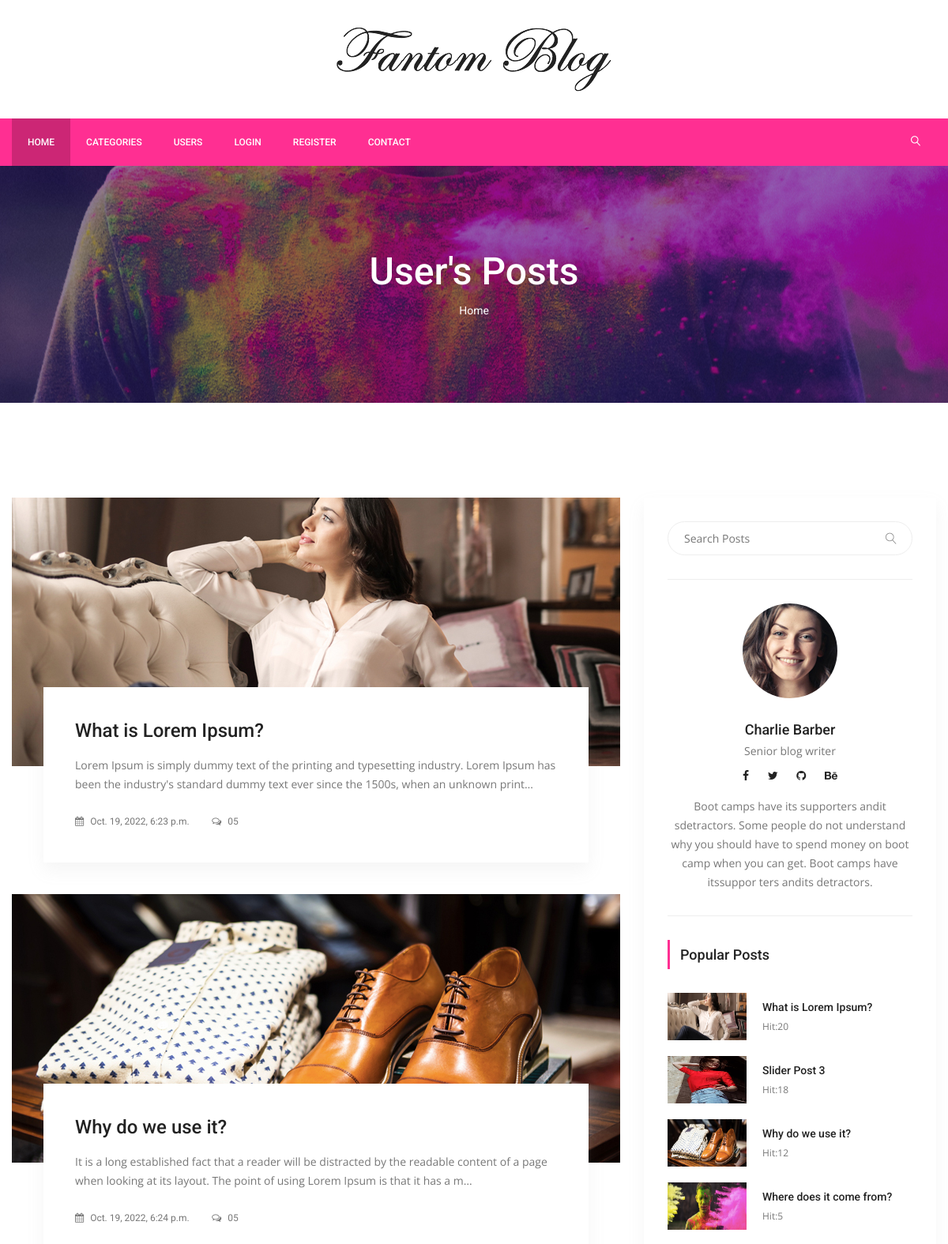
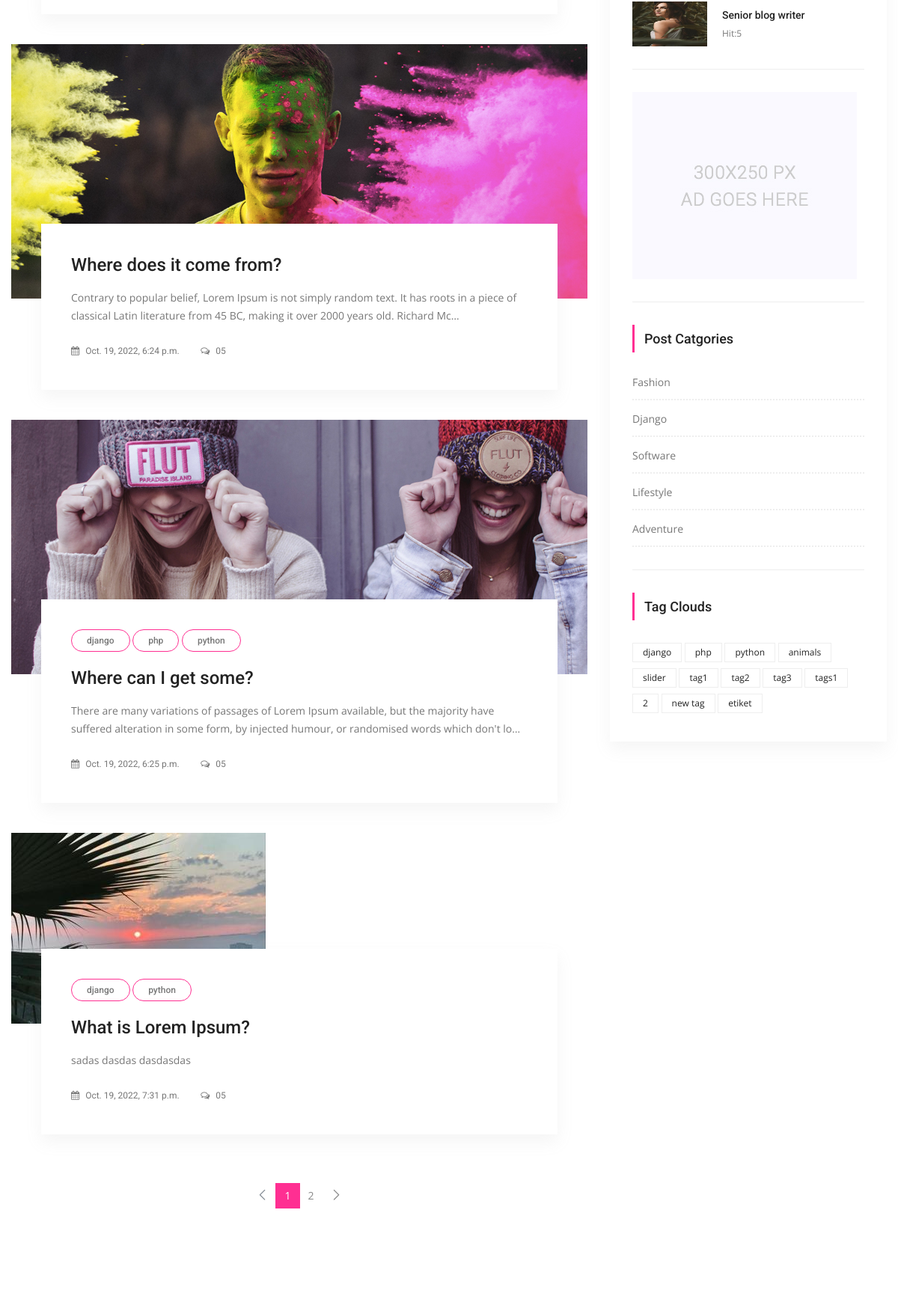
The page /users/1/ (upper part) on the database its author committed (2 pictures, top to bottom).
### posts/models.py (models this page shows, shortened)
class Post(models.Model):
    title = models.CharField(max_length=150)
    content = models.TextField()
    publishing_date = models.DateTimeField(auto_now_add=True)
    image = models.ImageField(blank=True, null=True, upload_to='uploads/',default='uploads/blog-4.jpg')
    user = models.ForeignKey(settings.AUTH_USER_MODEL, on_delete=models.CASCADE, default=1)
    slug = models.SlugField(default="slug",editable=False)
    category = models.ForeignKey(Category,on_delete=models.CASCADE,default=1,related_name ='posts')
    tag = models.ManyToManyField(Tag,related_name="posts",blank=True)
    slider_posts = models.BooleanField(default=False)
    hit = models.PositiveIntegerField(default=0)

class Tag(models.Model):
    title = models.CharField(max_length=50)
    slug = models.SlugField(editable=False)
    def __str__(self):
        return self.title

class Category(models.Model):
    title = models.CharField(max_length=250)
    slug = models.SlugField(editable=False)

### users/views.py (the view)
# urls.py: path('<int:pk>/',UserPostView.as_view(),name='user_posts'),
class UserPostView(ListView):
    template_name = 'users/user-posts.html'
    model = Post
    context_object_name = 'posts'
    paginate_by = 5
    def get_queryset(self):
        return Post.objects.filter(user=self.kwargs['pk'])

### posts/templatetags/custom_tags.py (called while the page is built)
@register.simple_tag(name="categories")
def all_categories():
    return Category.objects.all()

@register.simple_tag(name="tags")
def all_tags():
    return Tag.objects.all()

@register.simple_tag(name="hit_posts")
def hit_posts():
    return Post.objects.order_by('-hit')[:5]

### templates/users/user-posts.html (shortened to what this page needs)
{% extends 'base.html' %}
{% load static %}
{% block content %}
        <section class="banner_area">
            <div class="banner_inner d-flex align-items-center">
            	<div class="overlay bg-parallax" data-stellar-ratio="0.9" data-stellar-vertical-offset="0" data-background=""></div>
				<div class="container">
					<div class="banner_content text-center">
						<h2>User's Posts</h2>
						<div class="page_link">
							<a href="{% url 'index' }">Home</a>
					</div>
				</div>
            </div>
        </section>
        <section class="blog_area p_120">
            <div class="container">
                <div class="row">
                    <div class="col-lg-8">
                        <div class="blog_left_sidebar">
                            {% for post in posts %}
                            <article class="blog_style1">
                            	<div class="blog_img">
                            		<img class="img-fluid" src="{{ post.image.url }}" alt="">
                            	</div>
                            	<div class="blog_text">
									<div class="blog_text_inner">
										{% for tag in post.tag.all %}
										<a class="cat" href="{% url 'tag_detail' slug=tag.slug %}">{{ tag.title }}</a>
										{% endfor %}
										<a href="{% url 'detail' pk=post.id slug=post.slug %}"><h4>{{ post.title}}</h4></a>
										<p>{{ post.content | truncatechars:175 }}</p>
										<div class="date">
											<a href="#"><i class="fa fa-calendar" aria-hidden="true"></i> {{ post.publishing_date }}</a>
											<a href="#"><i class="fa fa-comments-o" aria-hidden="true"></i> 05</a>
										</div>
									</div>
                            	</div>
                            </article>
							{% if is_paginated %}
                            <nav class="blog-pagination justify-content-center d-flex">
		                        <ul class="pagination">
									{% if page_obj.has_previous %}
		                            <li class="page-item">
		                                <a href="?page={{ page_obj.previous_page_number }}" class="page-link" aria-label="Previous">
		                                    <span aria-hidden="true">
		                                        <span class="lnr lnr-chevron-left"></span>
		                                    </span>
		                                </a>
		                            </li>
									{% else %}
									<li class="page-item disabled">
		                                <a href="#" class="page-link" aria-label="Previous">
		                                    <span aria-hidden="true">
		                                        <span class="lnr lnr-chevron-left"></span>
		                                    </span>
		                                </a>
		                            </li>
									{% endif %}
									{% for i in paginator.page_range %}
									{% if page_obj.number == i %}
		                            <li class="page-item active"><a href="#" class="page-link">{{ i }}</a></li>
									{% else %}
		                            <li class="page-item"><a href="?page={{ i }}" class="page-link">{{ i }}</a></li>
									{% endif %}
									{% endfor %}
									{% if page_obj.has_next %}
		                            <li class="page-item">
		                                <a href="?page={{ page_obj.next_page_number }}" class="page-link" aria-label="Next">
		                                    <span aria-hidden="true">
		                                        <span class="lnr lnr-chevron-right"></span>
		                                    </span>
		                                </a>
		                            </li>
									{% endif %}
		                        </ul>
		                    </nav>
							{% endif %}
                        </div>
                    </div>
                   {% include 'right_side.html' %}
                </div>
            </div>
        </section>
      {% endblock %}

### templates/right_side.html (shortened to what this page needs)
{% load static %}
{% load custom_tags %}
<div class="col-lg-4">
                        <div class="blog_right_sidebar">
                            <aside class="single_sidebar_widget search_widget">
                                <form action="{% url 'search' %}" method = "get">
                                <div class="input-group">
                                    <input type="text" class="form-control" placeholder="Search Posts" name="q">
                                    <span class="input-group-btn">
                                        <button class="btn btn-default" type="button"><i class="lnr lnr-magnifier"></i></button>
                                    </span>
                                </div></form>
                                <div class="br"></div>
                            </aside>
                            <aside class="single_sidebar_widget author_widget">
                                <img class="author_img rounded-circle" src="{% static "img/blog/author.png" %}" alt="">
                                <h4>Charlie Barber</h4>
                                <p>Senior blog writer</p>
                                <div class="social_icon">
                                    <a href="#"><i class="fa fa-facebook"></i></a>
                                    <a href="#"><i class="fa fa-twitter"></i></a>
                                    <a href="#"><i class="fa fa-github"></i></a>
                                    <a href="#"><i class="fa fa-behance"></i></a>
                                </div>
                                <p>Boot camps have its supporters andit sdetractors. Some people do not understand why you should have to spend money on boot camp when you can get. Boot camps have itssuppor ters andits detractors.</p>
                                <div class="br"></div>
                            </aside>
                            <aside class="single_sidebar_widget popular_post_widget">
                                <h3 class="widget_title">Popular Posts</h3>
                                {% hit_posts as posts %}
                                {% for post in posts %}
                                <div class="media post_item">
                                    <img src="{{ post.image.url }}" alt="post"style="width:100px;height:60px">
                                    <div class="media-body">
                                        <a href="{% url 'detail' pk=post.pk slug=post.slug %}"><h3>{{ post.title }}</h3></a>
                                        <p>Hit:{{ post.hit }}</p>
                                    </div>
                                </div>
                                {% endfor %}
                                <div class="br"></div>
                            </aside>
                            <aside class="single_sidebar_widget">
                                <a href="#"><img class="img-fluid" src="{% static "img/blog/add.jpg" %}" alt=""></a>
                                <div class="br"></div>
                            </aside>
                            <aside class="single_sidebar_widget post_category_widget">
                                <h4 class="widget_title">Post Catgories</h4>
                                <ul class="list cat-list">
                                    {% categories as categories %}
                                    {% for category in categories %}
                                    <li>
                                        <a href="{% url 'category_detail' pk=category.id slug=category.slug %}" class="d-flex justify-content-between">
                                            <p>{{ category.title }}</p>
                                        </a>
                                    </li>
                                    {% endfor %}
                                </ul>
                                <div class="br"></div>
                            </aside>
                            <aside class="single-sidebar-widget tag_cloud_widget">
                                <h4 class="widget_title">Tag Clouds</h4>
                                <ul class="list">
                                    {% tags as tags %}
                                    {% for tag in tags %}
                                    <li><a href="{% url 'tag_detail' tag.slug %}">{{ tag }}</a></li>
                                    {% endfor %}
                                </ul>
                            </aside>
                        </div>
                    </div>

### rows shown on the page
Post: image (picture), title "What is Lorem Ipsum?", content "Lorem Ipsum is simply dummy text of the printing and typesetting industry. Lorem Ipsum has been the industry's standard dummy text ever since the 1500s, when an unknown print…", publishing_date "Oct. 19, 2022, 6:23 p.m.", hit "20"
Post: image (picture), title "Why do we use it?", content "It is a long established fact that a reader will be distracted by the readable content of a page when looking at its layout. The point of using Lorem Ipsum is that it has a m…", publishing_date "Oct. 19, 2022, 6:24 p.m.", hit "12"
Post: image (picture), title "Where does it come from?", content "Contrary to popular belief, Lorem Ipsum is not simply random text. It has roots in a piece of classical Latin literature from 45 BC, making it over 2000 years old. Richard Mc…", publishing_date "Oct. 19, 2022, 6:24 p.m.", hit "5"
Post: image (picture), title "Where can I get some?", content "There are many variations of passages of Lorem Ipsum available, but the majority have suffered alteration in some form, by injected humour, or randomised words which don't lo…", publishing_date "Oct. 19, 2022, 6:25 p.m."
Tag: title "django"
Tag: title "php"
Tag: title "python"
Post: image (picture), title "What is Lorem Ipsum?", content "sadas dasdas dasdasdas", publishing_date "Oct. 19, 2022, 7:31 p.m."
Post: image (picture), title "Slider Post 3", hit "18"
Post: image (picture), title "Senior blog writer", hit "5"
Category: title "Fashion"
Category: title "Django"
Category: title "Software"
Category: title "Lifestyle"
Category: title "Adventure"
Tag: title "animals"
Tag: title "slider"
Tag: title "tag1"
Tag: title "tag2"
Tag: title "tag3"
Tag: title "tags1"
Tag: title "2"
Tag: title "new tag"
Tag: title "etiket"

### other values the page prints
{{ i }} "1"
{{ i }} "2"
